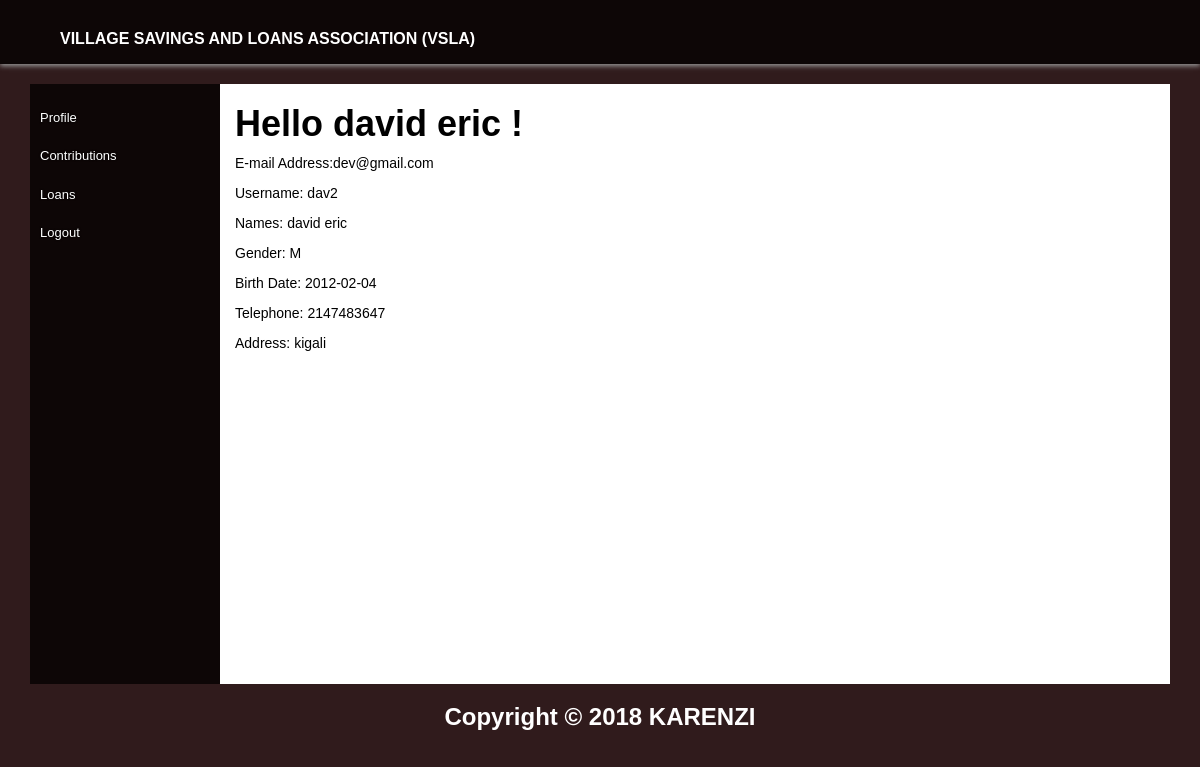
/?page=Mprofile (signed in), run on the app's committed database.
### tables this page shows
CREATE TABLE `member` (
  `member_id` int(10) NOT NULL,
  `name` varchar(50) NOT NULL,
  `bdate` date NOT NULL,
  `username` varchar(20) NOT NULL,
  `password` varchar(50) NOT NULL,
  `phone` int(10) NOT NULL,
  `address` varchar(255) NOT NULL,
  `email` varchar(50) NOT NULL,
  `gender` char(1) NOT NULL,
  `status` varchar(20) NOT NULL,
  `type` varchar(12) NOT NULL
);

### controllers/controller.php (called while the page is built, shortened)
<?php
require_once('models/model.php');
class Controller {
	protected $model;
	public function __construct() {
		$this->model = new Model();
	}
	public function Mprofile() {
			if (isset($_SESSION['username'])) {
			$username = $_SESSION['username'];
		$profile = $this->model->M_profile($username);
		}
		require_once 'views/member.php';
	}
}
?>

### models/member.php (called while the page is built, shortened)
<?php
require_once('database.php');
class Member {
	protected $database;
	public function __construct()
	{
		$this->database = new Db();
		$this->database->connect();
	}
public function M_profile($username) {
		$sql = "SELECT * FROM member where username = '$username'";
		$result = $this->database->execute($sql);
		return $result;
	}
}
?>

### models/model.php (called while the page is built, shortened)
<?php
require_once ('member.php');
class Model {
	protected $tests;
	public function __construct() {
		$this->tests = new Member();
	}
public function M_profile(&$username) {
		return $this->tests->M_profile($username);
	}
}
?>

### models/database.php (called while the page is built, shortened)
<?php
class Db {
protected $db_connection;
public function connect() {
	$this->db_connection = mysqli_connect(host,user,pass,database) or die(mysqli_error($this->db_connection));
}
public function execute($sql) {
	$query=mysqli_query($this->db_connection, $sql)  or die($sql.mysqli_error($this->db_connection));
		$result=array();
		if(preg_match("/^select/i", $sql)) { while($row=mysqli_fetch_assoc($query)) $result[]=$row; }
		return $result;
}
}
?>

### index.php (called while the page is built, shortened)
<?php
require_once('controllers/controller.php');
$controller = new Controller();
if(empty($_REQUEST['page'])) $page='index';
else $page = $_REQUEST['page'];
$controller->$page();
?>

### views/Mprofile.php (the view)
<?php foreach ($profile as $profile) {?>
<h1> Hello <?php echo $profile['name']; ?> ! </h1>
<section>
        <p>E-mail Address:<?php echo $profile['email']; ?> </p>
        <p>Username: <?php echo $profile['username']; ?></p>
        <p>Names: <?php echo $profile['name']; ?></p>
        <p>Gender: <?php echo $profile['gender']; ?></p>
         <p>Birth Date: <?php echo $profile['bdate']; ?></p>
          <p>Telephone: <?php echo $profile['phone']; ?></p>
        <p>Address: <?php echo $profile['address']; ?></p>
      </section><?php } ?>

### css/style.css (style rules this page uses)
body { font-family: 'Raleway', sans-serif; }
.hm-body { background-color: rgb(48,27,28); color: white; }
html, body { height: 100%; font-family:verdana,arial,sans-serif; color:#555555; }
h1,h2,h3 { font-weight:800; }

### data on the page
member: name "david eric", email "dev@gmail.com", username "dav2", gender "M", bdate "2012-02-04", phone "2147483647", address "kigali"
